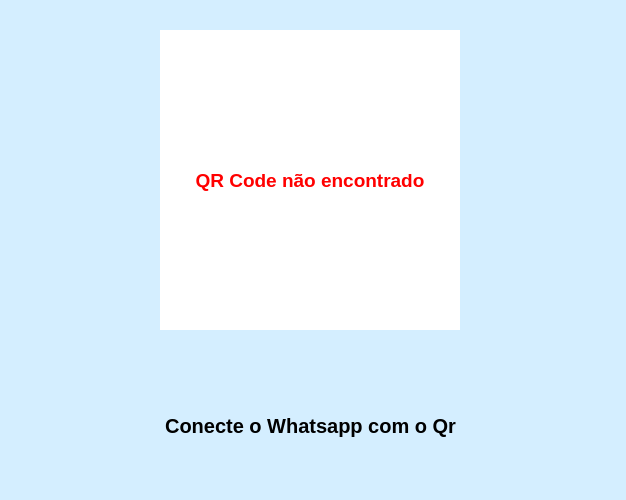
<?xml version="1.0" encoding="UTF-8"?>
<ui version="4.0">
 <class>qrCodeViewer</class>
 <widget class="QWidget" name="qrCodeViewer">
  <property name="geometry">
   <rect>
    <x>0</x>
    <y>0</y>
    <width>626</width>
    <height>500</height>
   </rect>
  </property>
  <property name="windowTitle">
   <string>Form</string>
  </property>
  <property name="styleSheet">
   <string notr="true">background-color: rgb(212, 238, 255);</string>
  </property>
  <widget class="QLabel" name="qr">
   <property name="geometry">
    <rect>
     <x>160</x>
     <y>30</y>
     <width>300</width>
     <height>300</height>
    </rect>
   </property>
   <property name="font">
    <font>
     <pointsize>14</pointsize>
     <weight>75</weight>
     <bold>true</bold>
    </font>
   </property>
   <property name="layoutDirection">
    <enum>Qt::LeftToRight</enum>
   </property>
   <property name="styleSheet">
    <string notr="true">background-color: rgb(255, 255, 255);
color: rgb(255, 0, 0);</string>
   </property>
   <property name="text">
    <string>QR Code não encontrado</string>
   </property>
   <property name="scaledContents">
    <bool>true</bool>
   </property>
   <property name="alignment">
    <set>Qt::AlignCenter</set>
   </property>
  </widget>
  <widget class="QWidget" name="verticalLayoutWidget">
   <property name="geometry">
    <rect>
     <x>0</x>
     <y>360</y>
     <width>621</width>
     <height>131</height>
    </rect>
   </property>
   <layout class="QVBoxLayout" name="verticalLayout">
    <item>
     <widget class="QLabel" name="label_2">
      <property name="font">
       <font>
        <pointsize>15</pointsize>
        <weight>75</weight>
        <bold>true</bold>
       </font>
      </property>
      <property name="text">
       <string>Conecte o Whatsapp com o Qr</string>
      </property>
      <property name="alignment">
       <set>Qt::AlignCenter</set>
      </property>
     </widget>
    </item>
   </layout>
  </widget>
 </widget>
 <resources/>
 <connections/>
</ui>
